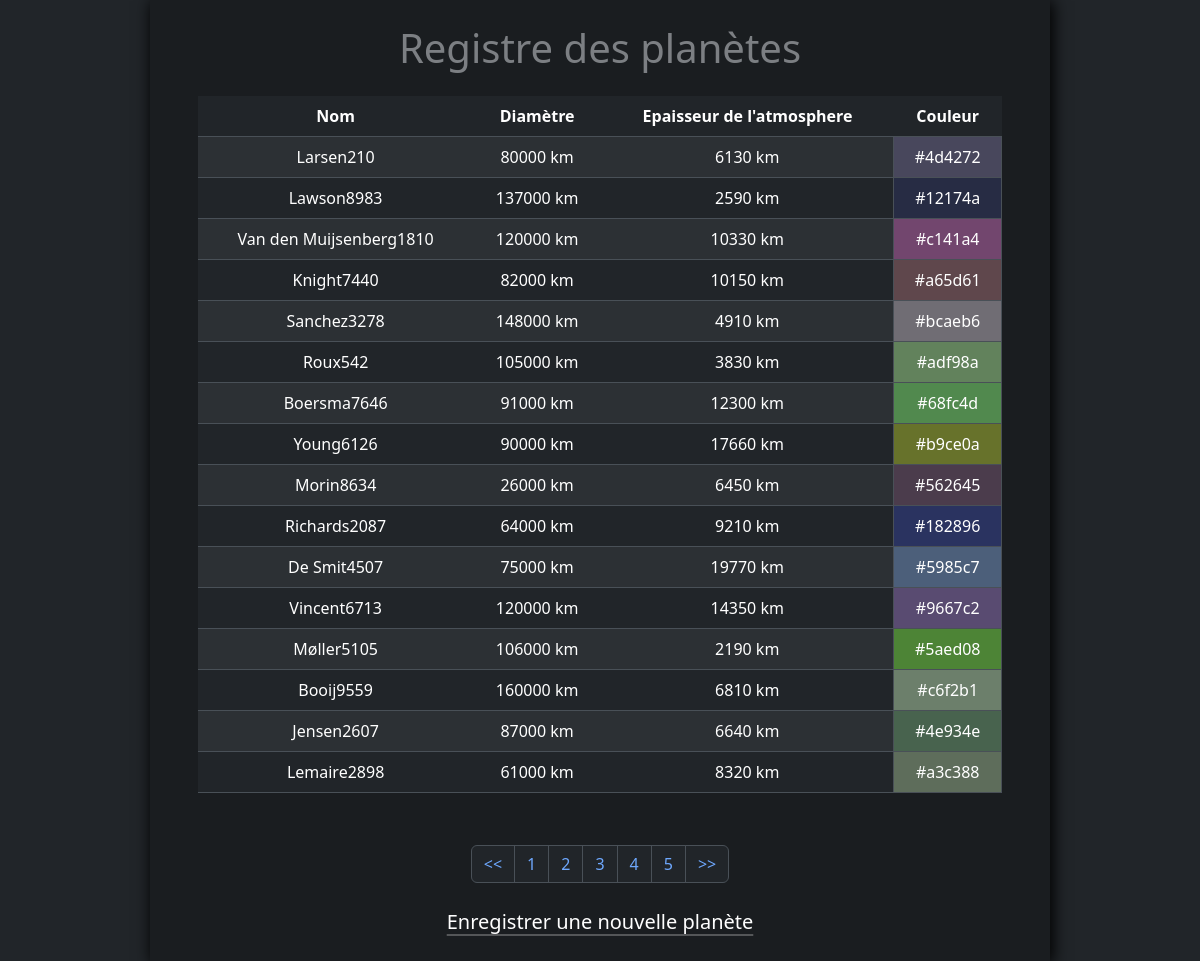
The app's page /liste.php?page=3 with its own data.
### tables this page shows
CREATE TABLE `planet` (
  `planet_id` int NOT NULL,
  `planet_name` varchar(50) NOT NULL,
  `planet_diameter` int NOT NULL,
  `planet_color` varchar(7) NOT NULL,
  `planet_atmo` int NOT NULL
);

### liste.php (the view, shortened to what this page needs)
<!DOCTYPE html>
<html lang="en" data-bs-theme="dark">
<head>
    <link rel="stylesheet" href="https://cdn.jsdelivr.net/npm/bootstrap@5.3.3/dist/css/bootstrap.min.css"
>
    <link rel="stylesheet" href="style/style.css">
</head>
<body>
    <div class="col-xxl-6 col-md-9 col-12 mx-auto my-0 py-4 px-5 bg-dark-subtle ombre">
        <h1 class="text-center text-body-tertiary mb-4">
            Registre des planètes
        </h1>
        <table class="table table-striped text-center mb-5">
            <thead>
                <tr class="en-tete">
                    <th scope="col-1">Nom</th>
                    <th scope="col-1">Diamètre</th>
                    <th scope="col-1">Epaisseur de l'atmosphere</th>
                    <th scope="col-1">Couleur</th>
                </tr>
            </thead>
            <tbody>
                <?php
                $pdo = new PDO("mysql:host=localhost;dbname=planetarium", "root", "1234");
                if (isset($_GET["page"])) {
                    $page = $_GET["page"];
                } else {
                    header('Location: liste.php?page=1');
                };
                $sql_planet_count = "SELECT COUNT(*) AS total_planet FROM planet";
                $stmt_planet_count = $pdo->query($sql_planet_count);
                $planet_count = $stmt_planet_count->fetch(PDO::FETCH_ASSOC);
                $total = $planet_count['total_planet'];
                $limitPage = 16;
                $pageTotal = ceil($total / $limitPage);
                $offset = ($page * $limitPage) - $limitPage;
                $sql = "SELECT * FROM planet ORDER BY planet_id ASC LIMIT $offset, $limitPage";
                $stmt = $pdo->query($sql);
                $planets = $stmt->fetchAll(PDO::FETCH_ASSOC);
                foreach ($planets as $planet) {
                ?>
                    <tr class="bg-light-subtle">
                        <td><?= ucfirst($planet["planet_name"]) ?></td>
                        <td><?= $planet["planet_diameter"] ?> km</td>
                        <td><?= $planet["planet_atmo"] ?> km</td>
                        <td class="border" style="background-color: <?= $planet["planet_color"] ?>60;">
                            <?= $planet["planet_color"] ?>
                        </td>
                    </tr>
                <?php
                }
                ?>
            </tbody>
        </table>
        <nav class="pt-1 pb-2">
            <ul class="pagination justify-content-center">
                <li class='page-item'><a class='page-link' href='liste.php?page=1'>
                        << </a>
                </li>
                <?php
                for ($i = 1; $i <= $pageTotal; $i++) {
                    if ($i <= $page + 2 && $i >= $page - 2) {
                        echo "<li class='page-item'><a class='page-link' href='liste.php?page=$i'>$i</a></li>";
                    }
                }
                ?>
                <li class='page-item'><a class='page-link' href='liste.php?page=<?= $pageTotal ?>'>>></a></li>
            </ul>
        </nav>
        <p class="text-center m-0">
            <a href="index.php" class="link-body-emphasis link-offset-2 link-underline-opacity-25 link-underline-opacity-50-hover fs-5">
                Enregistrer une nouvelle planète
            </a>
        </p>
    </div>
</body>
</html>

### style/style.css (style rules this page uses)
body { background-image: url(./planets.jpg); background-position: center; background-size: cover; background-repeat: no-repeat; background-attachment: fixed; min-height: 100vh; }
.ombre { box-shadow: 2px 2px 15px 1px #000; }

### records on screen
planet: planet_name "Larsen210", planet_diameter "80000", planet_atmo "6130", planet_color "#4d4272"
planet: planet_name "Lawson8983", planet_diameter "137000", planet_atmo "2590", planet_color "#12174a"
planet: planet_name "Van den Muijsenberg1810", planet_diameter "120000", planet_atmo "10330", planet_color "#c141a4"
planet: planet_name "Knight7440", planet_diameter "82000", planet_atmo "10150", planet_color "#a65d61"
planet: planet_name "Sanchez3278", planet_diameter "148000", planet_atmo "4910", planet_color "#bcaeb6"
planet: planet_name "Roux542", planet_diameter "105000", planet_atmo "3830", planet_color "#adf98a"
planet: planet_name "Boersma7646", planet_diameter "91000", planet_atmo "12300", planet_color "#68fc4d"
planet: planet_name "Young6126", planet_diameter "90000", planet_atmo "17660", planet_color "#b9ce0a"
planet: planet_name "Morin8634", planet_diameter "26000", planet_atmo "6450", planet_color "#562645"
planet: planet_name "Richards2087", planet_diameter "64000", planet_atmo "9210", planet_color "#182896"
planet: planet_name "De Smit4507", planet_diameter "75000", planet_atmo "19770", planet_color "#5985c7"
planet: planet_name "Vincent6713", planet_diameter "120000", planet_atmo "14350", planet_color "#9667c2"
planet: planet_name "Møller5105", planet_diameter "106000", planet_atmo "2190", planet_color "#5aed08"
planet: planet_name "Booij9559", planet_diameter "160000", planet_atmo "6810", planet_color "#c6f2b1"
planet: planet_name "Jensen2607", planet_diameter "87000", planet_atmo "6640", planet_color "#4e934e"
planet: planet_name "Lemaire2898", planet_diameter "61000", planet_atmo "8320", planet_color "#a3c388"
